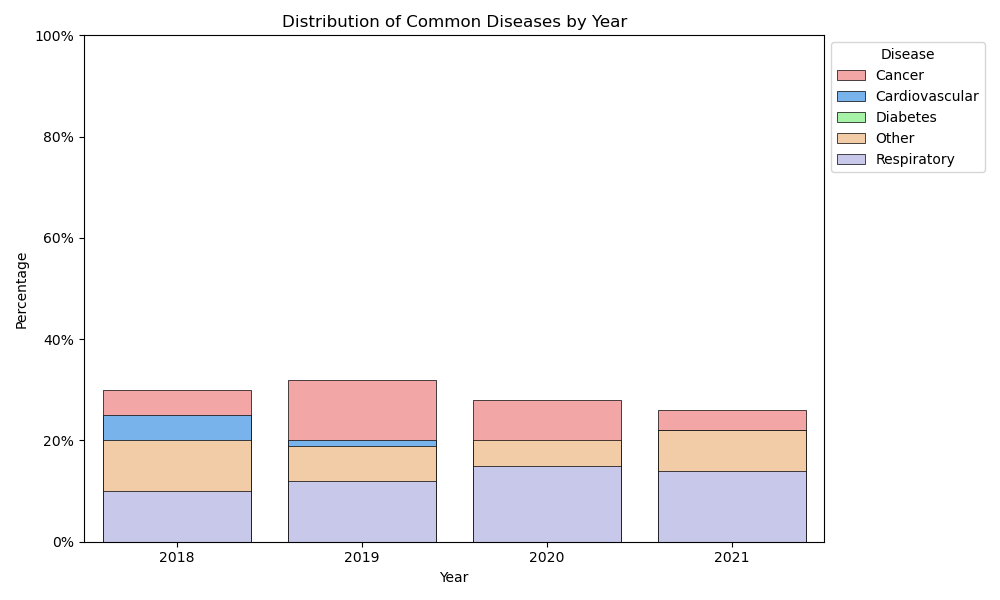

This figure's Python source:

import matplotlib.pyplot as plt
import seaborn as sns
import pandas as pd

# Provided chart table data
data = [
    {'Year': 2018, 'Cardiovascular': 0.25, 'Diabetes': 0.15, 'Cancer': 0.3, 'Respiratory': 0.1, 'Other': 0.2},
    {'Year': 2019, 'Cardiovascular': 0.2, 'Diabetes': 0.17, 'Cancer': 0.32, 'Respiratory': 0.12, 'Other': 0.19},
    {'Year': 2020, 'Cardiovascular': 0.18, 'Diabetes': 0.19, 'Cancer': 0.28, 'Respiratory': 0.15, 'Other': 0.2},
    {'Year': 2021, 'Cardiovascular': 0.22, 'Diabetes': 0.16, 'Cancer': 0.26, 'Respiratory': 0.14, 'Other': 0.22}
]

# Convert to DataFrame
df = pd.DataFrame(data)

# Melt the DataFrame to long-form
df_long = df.melt(id_vars='Year', var_name='Disease', value_name='Percentage')

# Sort categories for consistent stacking
df_long.sort_values(by=['Year', 'Disease'], inplace=True)

# Set the color palette using specific color codes
colors = ['#ff9999','#66b3ff','#99ff99','#ffcc99','#c2c2f0']

# Start plotting
fig, ax = plt.subplots(figsize=(10, 6))

# Bottom value for stacking
bottom = pd.Series([0.0] * df['Year'].nunique())

for index, (name, group) in enumerate(df_long.groupby('Disease')):
    sns.barplot(
        x='Year', y='Percentage', data=group, 
        label=name, color=colors[index], ci=None, edgecolor='black', linewidth=0.5
    )
    # Update bottom value for stacking
    bottom += group['Percentage'].values

# Customizing the plot
ax.set_ylim(0, 1)
ax.set_ylabel('Percentage')
ax.set_xlabel('Year')
ax.set_title('Distribution of Common Diseases by Year')

# Display legend
plt.legend(title='Disease', loc='upper left', bbox_to_anchor=(1, 1))

# Convert y-axis back to percentage
ax.yaxis.set_major_formatter(plt.FuncFormatter('{:.0%}'.format))

plt.tight_layout()
plt.show()
